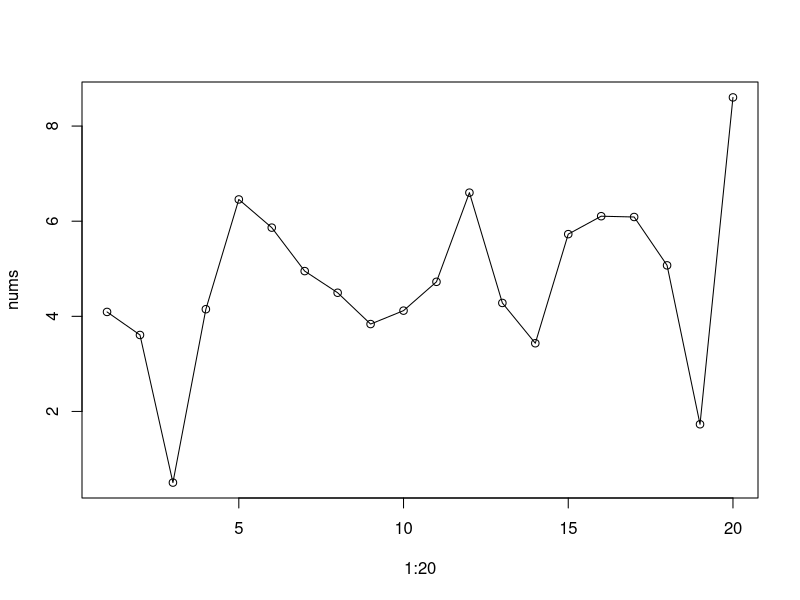

Reproduce this figure in R.
nums <- rnorm(20, mean=5, sd =2)
cat("Mean:\t",mean(nums),"\n")
cat("Median:\t",median(nums),"\n")
sd(nums)
quantile(nums)
sum(nums)
range(nums)
min(nums)
max(nums)

plot(1:20,nums,type="o")